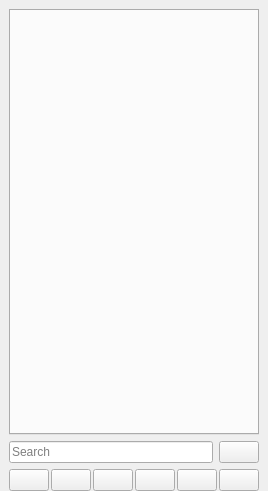
<?xml version="1.0" encoding="UTF-8"?>
<ui version="4.0">
 <class>PlaylistWindow</class>
 <widget class="QDockWidget" name="PlaylistWindow">
  <property name="geometry">
   <rect>
    <x>0</x>
    <y>0</y>
    <width>218</width>
    <height>491</height>
   </rect>
  </property>
  <property name="acceptDrops">
   <bool>true</bool>
  </property>
  <property name="windowTitle">
   <string>P&amp;laylist</string>
  </property>
  <widget class="QWidget" name="contents">
   <layout class="QVBoxLayout" name="contentsLayout">
    <property name="bottomMargin">
     <number>0</number>
    </property>
    <item>
     <widget class="QStackedWidget" name="playStack">
      <widget class="QWidget" name="collectionPage">
       <layout class="QVBoxLayout" name="collectionPageLayout">
        <property name="leftMargin">
         <number>0</number>
        </property>
        <property name="topMargin">
         <number>0</number>
        </property>
        <property name="rightMargin">
         <number>0</number>
        </property>
        <property name="bottomMargin">
         <number>0</number>
        </property>
        <item>
         <widget class="QTabWidget" name="tabWidget">
          <property name="contextMenuPolicy">
           <enum>Qt::ContextMenuPolicy::CustomContextMenu</enum>
          </property>
          <property name="tabsClosable">
           <bool>true</bool>
          </property>
          <property name="movable">
           <bool>true</bool>
          </property>
         </widget>
        </item>
       </layout>
      </widget>
      <widget class="QWidget" name="quickPage">
       <layout class="QVBoxLayout" name="quickPageLayout">
        <property name="leftMargin">
         <number>0</number>
        </property>
        <property name="topMargin">
         <number>0</number>
        </property>
        <property name="rightMargin">
         <number>0</number>
        </property>
        <property name="bottomMargin">
         <number>0</number>
        </property>
       </layout>
      </widget>
     </widget>
    </item>
    <item>
     <widget class="QWidget" name="searchHost" native="true">
      <layout class="QHBoxLayout" name="searchHostLayout" stretch="1,0">
       <property name="leftMargin">
        <number>0</number>
       </property>
       <property name="topMargin">
        <number>0</number>
       </property>
       <property name="rightMargin">
        <number>0</number>
       </property>
       <property name="bottomMargin">
        <number>0</number>
       </property>
       <item>
        <widget class="QLineEdit" name="searchField">
         <property name="placeholderText">
          <string>Search</string>
         </property>
         <property name="clearButtonEnabled">
          <bool>true</bool>
         </property>
        </widget>
       </item>
       <item>
        <widget class="QPushButton" name="visibleToQueue">
         <property name="toolTip">
          <string>Visible Items to Quick Queue</string>
         </property>
         <property name="icon">
          <iconset>
           <normalon>:/images/theme/black/media-queue-visible.svg</normalon>
          </iconset>
         </property>
         <property name="iconSize">
          <size>
           <width>12</width>
           <height>12</height>
          </size>
         </property>
        </widget>
       </item>
      </layout>
     </widget>
    </item>
    <item>
     <layout class="QHBoxLayout" name="tabButtonLayout">
      <property name="spacing">
       <number>2</number>
      </property>
      <item>
       <widget class="QPushButton" name="newTab">
        <property name="toolTip">
         <string>New Tab</string>
        </property>
        <property name="icon">
         <iconset>
          <normalon>:/images/theme/black/tab-new.svg</normalon>
         </iconset>
        </property>
        <property name="iconSize">
         <size>
          <width>12</width>
          <height>12</height>
         </size>
        </property>
       </widget>
      </item>
      <item>
       <widget class="QPushButton" name="closeTab">
        <property name="toolTip">
         <string>Close Tab</string>
        </property>
        <property name="icon">
         <iconset>
          <normalon>:/images/theme/black/tab-close.svg</normalon>
         </iconset>
        </property>
        <property name="iconSize">
         <size>
          <width>12</width>
          <height>12</height>
         </size>
        </property>
       </widget>
      </item>
      <item>
       <widget class="QPushButton" name="duplicateTab">
        <property name="toolTip">
         <string>Duplicate Tab</string>
        </property>
        <property name="icon">
         <iconset>
          <normalon>:/images/theme/black/tab-duplicate.svg</normalon>
         </iconset>
        </property>
        <property name="iconSize">
         <size>
          <width>12</width>
          <height>12</height>
         </size>
        </property>
       </widget>
      </item>
      <item>
       <widget class="QPushButton" name="importList">
        <property name="toolTip">
         <string>Import Playlist</string>
        </property>
        <property name="icon">
         <iconset>
          <normalon>:/images/theme/black/document-import.svg</normalon>
         </iconset>
        </property>
        <property name="iconSize">
         <size>
          <width>12</width>
          <height>12</height>
         </size>
        </property>
       </widget>
      </item>
      <item>
       <widget class="QPushButton" name="exportList">
        <property name="toolTip">
         <string>Export Playlist</string>
        </property>
        <property name="icon">
         <iconset>
          <normalon>:/images/theme/black/document-export.svg</normalon>
         </iconset>
        </property>
        <property name="iconSize">
         <size>
          <width>12</width>
          <height>12</height>
         </size>
        </property>
       </widget>
      </item>
      <item>
       <widget class="QPushButton" name="showQueue">
        <property name="toolTip">
         <string>Show Queue</string>
        </property>
        <property name="text">
         <string/>
        </property>
        <property name="icon">
         <iconset>
          <normalon>:/images/theme/black/view-media-queue.svg</normalon>
         </iconset>
        </property>
        <property name="iconSize">
         <size>
          <width>12</width>
          <height>12</height>
         </size>
        </property>
        <property name="checkable">
         <bool>true</bool>
        </property>
        <property name="checked">
         <bool>false</bool>
        </property>
       </widget>
      </item>
     </layout>
    </item>
   </layout>
  </widget>
 </widget>
 <resources/>
 <connections/>
</ui>
